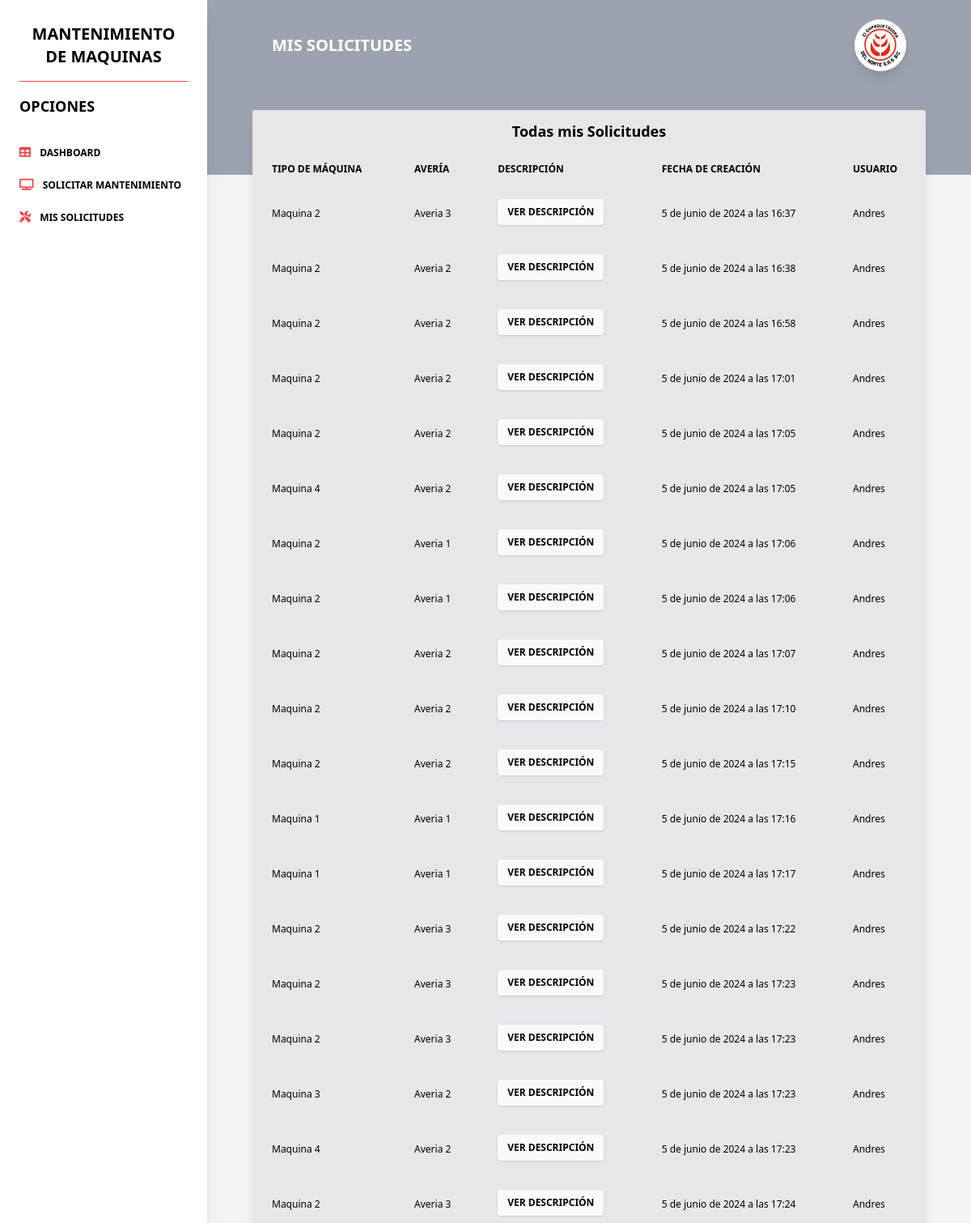
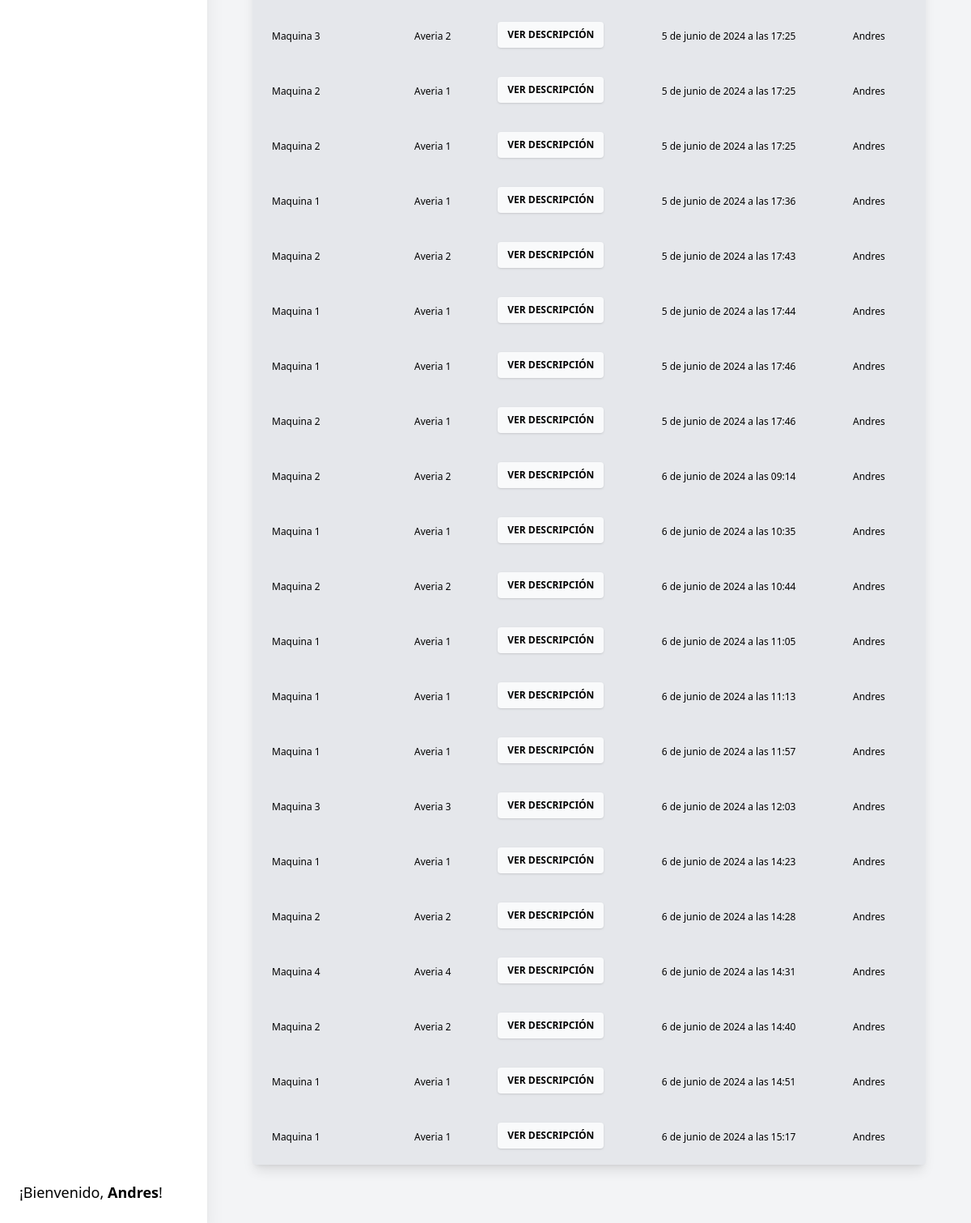
Screenshot of /missolicitudes/ (signed in) with the database file from the repository (2 pictures, top to bottom).
### apps/registro/models.py (models this page shows, shortened)
class SolicitudMantenimiento(models.Model):
    usuario = models.ForeignKey(User, on_delete=models.CASCADE)
    maquina = models.CharField(max_length=100)
    averia = models.CharField(max_length=100)
    descripcion = models.TextField()
    fecha_creacion = models.DateTimeField(auto_now_add=True)

### apps/registro/views.py (the view, shortened to what this page needs)
# urls.py: path('missolicitudes/', views.missolicitudes , name='missolicitudes'),
def missolicitudes(request):
    if request.method ==  "GET":
        if SolicitudMantenimiento.objects.all().exists():
            if request.user:
                solicitudes = SolicitudMantenimiento.objects.filter(usuario=request.user.id)
            else:
                solicitudes = SolicitudMantenimiento.objects.all()
            return render(request, 'missolicitudes.html', {'solicitudes': solicitudes})

### templates/missolicitudes.html (shortened to what this page needs)
{% extends "./layouts/base.html" %}
{% block content %}
</head>
<body class="text-blueGray-700 antialiased">
  <div id="root">
    <div class="md:ml-64 bg-gray-100 min-h-screen">
<div class=" bg-gray-400 pb-32 pt-6">
    <div class="px-4 md:px-10 mx-auto w-full">
      <div>
        <nav
        class="w-full bg-transparent md:flex-row md:flex-nowrap md:justify-start flex items-center"
      >
        <div
          class="w-full mx-autp items-center flex justify-between md:flex-nowrap flex-wrap md:px-10 px-4"
        >
          <a
            class="text-white text-xl uppercase hidden lg:inline-block font-semibold "
            >Mis solicitudes</a
          >
          <ul
            class="flex-col md:flex-row list-none items-center hidden md:flex"
          >
            <a
              class="text-blueGray-500 block"
              href="#pablo"
              onclick="openDropdown(event,'user-dropdown')"
            >
              <div class="items-center flex">
                <span
                  class="w-16 h-16 text-sm bg-white text-white inline-flex items-center justify-center rounded-full"
                  ><img
                    alt="..."
                    class="w-full rounded-full align-middle border-none shadow-lg"
                    src="../../static/img/logo.svg"
                /></span>
              </div>
            </a>
          </ul>
        </div>
      </nav>
      </div>
    </div>
  </div>
  <div class="px-4 md:px-10 mx-auto w-full -m-24">
    <div class="flex flex-wrap mt-4">
      <div class="w-full mb-12 px-4">
        <div class=" flex flex-col min-w-0 break-words w-full mb-6 shadow-lg rounded bg-gray-200">
          <div class="bg-gray-200 rounded-t mb-0 px-4 py-3 border-0">
            <div class="flex flex-wrap items-center">
              <div class=" w-full px-4 max-w-full flex-grow flex-1">
                <h3 class=" text-center font-semibold text-lg text-blueGray-700">
                      Todas mis Solicitudes
                    </h3>
                  </div>
                </div>
              </div>
              <div class="block w-full overflow-x-auto">
                <table class="items-center w-full bg-transparent border-collapse">
                  <thead>
                    <tr>
                      <th class="px-6 align-middle border border-solid py-3 text-xs uppercase border-l-0 border-r-0 whitespace-nowrap font-semibold text-left bg-blueGray-50 text-blueGray-500 border-blueGray-100">Tipo de máquina</th>
                      <th class="px-6 align-middle border border-solid py-3 text-xs uppercase border-l-0 border-r-0 whitespace-nowrap font-semibold text-left bg-blueGray-50 text-blueGray-500 border-blueGray-100">Avería</th>
                      <th class="px-6 align-middle border border-solid py-3 text-xs uppercase border-l-0 border-r-0 whitespace-nowrap font-semibold text-left bg-blueGray-50 text-blueGray-500 border-blueGray-100">Descripción</th>
                      <th class="px-6 align-middle border border-solid py-3 text-xs uppercase border-l-0 border-r-0 whitespace-nowrap font-semibold text-left bg-blueGray-50 text-blueGray-500 border-blueGray-100">Fecha de creación</th>
                      <th class="px-6 align-middle border border-solid py-3 text-xs uppercase border-l-0 border-r-0 whitespace-nowrap font-semibold text-left bg-blueGray-50 text-blueGray-500 border-blueGray-100">Usuario</th>
                    </tr>
                  </thead>
                  <tbody>
                    {% for solicitud in solicitudes %}
                    <tr>
                      <td class="border-t-0 px-6 align-middle border-l-0 border-r-0 text-xs whitespace-nowrap p-4">{{ solicitud.maquina }}</td>
                      <td class="border-t-0 px-6 align-middle border-l-0 border-r-0 text-xs whitespace-nowrap p-4">{{ solicitud.averia }}</td>
                      <td class="border-t-0 px-6 align-middle border-l-0 border-r-0 text-xs whitespace-nowrap p-4">
                        <button
                          class="bg-gray-50 text-black font-semibold uppercase text-xs px-3 py-2 rounded shadow hover:shadow-sm outline-none focus:outline-none mr-1 mb-1 ease-linear transition-all duration-150"
                          type="button"
                          onclick="toggleModal('regular-modal-id-{{solicitud.id}}')"
                        >
                          Ver descripción
                        </button>
                      </td>
                      <td class="border-t-0 px-6 align-middle border-l-0 border-r-0 text-xs whitespace-nowrap p-4">{{ solicitud.fecha_creacion }}</td>
                      <td class="border-t-0 px-6 align-middle border-l-0 border-r-0 text-xs whitespace-nowrap p-4">{{ solicitud.usuario }}</td>
                    </tr>
                    {% endfor %}
                  </tbody>
                </table>
              </div>
            </div>
          </div>
        </div>
      </div>
    </div>
  </div>
</body>
</html>
{% endblock%}

### templates/layouts/partials/menu.html (shortened to what this page needs)
<nav
        class="md:left-0 md:block md:fixed md:top-0 md:bottom-0 md:overflow-y-auto md:flex-row md:flex-nowrap md:overflow-hidden shadow-xl bg-white flex flex-wrap items-center justify-between relative md:w-64 z-10 py-4 px-6"
      >
        <div
          class="md:flex-col md:items-stretch md:min-h-full md:flex-nowrap px-0 flex flex-wrap items-center justify-between w-full mx-auto"
        >
          <a
            class="md:block  md:pb-3 text-black mr-0 inline-block text-center text-xl uppercase font-bold py-3"
          >
            mantenimiento de maquinas
          </a>
          <div
            class="md:flex md:flex-col md:items-stretch md:opacity-100 md:relative  md:shadow-none shadow absolute top-0 left-0 right-0 z-40 overflow-y-auto overflow-x-hidden h-auto items-center flex-1 rounded hidden"
            id="example-collapse-sidebar"
          >
            <hr class="my-1 md:min-w-full"
                style="border-color:#ef4444;" />
            <h6
              class="md:min-w-full text-black text-lg uppercase font-bold block pt-3 pb-6 no-underline"
            >
              OPCIONES
            </h6>
            <ul class="md:flex-col md:min-w-full flex flex-col list-none flex-1">
              <li class="items-center">
                <a
                href="http://127.0.0.1:8000/dashboard/"
                  class="text-xs uppercase py-3 font-bold block text-black hover:text-gray-500"
                >
                  <i class="fas fa-table mr-2 text-sm text-red-500"></i>
                Dashboard
                </a>
              </li>
              <li class="items-center">
                <a
                  href="http://127.0.0.1:8000/solicitarman/"
                  class="text-xs uppercase py-3 font-bold block text-black hover:text-gray-500"
                >
                  <i class="fas fa-tv mr-2 text-sm text-red-500 "></i>
                  SOLICITAR MANTENIMIENTO
                </a>
              </li>
              <li class="items-center">
                <a
                  href="http://127.0.0.1:8000/missolicitudes"
                  class="text-xs uppercase py-3 font-bold block text-black hover:text-gray-500"
                >
                  <i class="fas fa-tools mr-2 text-sm text-red-500"></i>
                  MIS SOLICITUDES
                </a>
              </li>
            </ul>
            <div class="mt-20">
                {% if user.is_authenticated %}
                    <p class="text-lg mb-2">¡Bienvenido, <span class="font-bold">{{ user.username }}</span>!</p>
                {% else %}
                    <p class="text-sm mb-2">No has iniciado sesión.</p>
                    <a href="{% url 'login' %}" class="text-xs font-bold text-red-500 hover:text-red-700">Iniciar sesión</a>
                {% endif %}
            </div>
      </nav>

### rows the page displays
SolicitudMantenimiento: maquina "Maquina 2", averia "Averia 3", fecha_creacion "5 de junio de 2024 a las 16:37", usuario "Andres"
SolicitudMantenimiento: maquina "Maquina 2", averia "Averia 2", fecha_creacion "5 de junio de 2024 a las 16:38", usuario "Andres"
SolicitudMantenimiento: maquina "Maquina 2", averia "Averia 2", fecha_creacion "5 de junio de 2024 a las 16:58", usuario "Andres"
SolicitudMantenimiento: maquina "Maquina 2", averia "Averia 2", fecha_creacion "5 de junio de 2024 a las 17:01", usuario "Andres"
SolicitudMantenimiento: maquina "Maquina 2", averia "Averia 2", fecha_creacion "5 de junio de 2024 a las 17:05", usuario "Andres"
SolicitudMantenimiento: maquina "Maquina 4", averia "Averia 2", fecha_creacion "5 de junio de 2024 a las 17:05", usuario "Andres"
SolicitudMantenimiento: maquina "Maquina 2", averia "Averia 1", fecha_creacion "5 de junio de 2024 a las 17:06", usuario "Andres"
SolicitudMantenimiento: maquina "Maquina 2", averia "Averia 1", fecha_creacion "5 de junio de 2024 a las 17:06", usuario "Andres"
SolicitudMantenimiento: maquina "Maquina 2", averia "Averia 2", fecha_creacion "5 de junio de 2024 a las 17:07", usuario "Andres"
SolicitudMantenimiento: maquina "Maquina 2", averia "Averia 2", fecha_creacion "5 de junio de 2024 a las 17:10", usuario "Andres"
SolicitudMantenimiento: maquina "Maquina 2", averia "Averia 2", fecha_creacion "5 de junio de 2024 a las 17:15", usuario "Andres"
SolicitudMantenimiento: maquina "Maquina 1", averia "Averia 1", fecha_creacion "5 de junio de 2024 a las 17:16", usuario "Andres"
SolicitudMantenimiento: maquina "Maquina 1", averia "Averia 1", fecha_creacion "5 de junio de 2024 a las 17:17", usuario "Andres"
SolicitudMantenimiento: maquina "Maquina 2", averia "Averia 3", fecha_creacion "5 de junio de 2024 a las 17:22", usuario "Andres"
SolicitudMantenimiento: maquina "Maquina 2", averia "Averia 3", fecha_creacion "5 de junio de 2024 a las 17:23", usuario "Andres"
SolicitudMantenimiento: maquina "Maquina 2", averia "Averia 3", fecha_creacion "5 de junio de 2024 a las 17:23", usuario "Andres"
SolicitudMantenimiento: maquina "Maquina 3", averia "Averia 2", fecha_creacion "5 de junio de 2024 a las 17:23", usuario "Andres"
SolicitudMantenimiento: maquina "Maquina 4", averia "Averia 2", fecha_creacion "5 de junio de 2024 a las 17:23", usuario "Andres"
SolicitudMantenimiento: maquina "Maquina 2", averia "Averia 3", fecha_creacion "5 de junio de 2024 a las 17:24", usuario "Andres"
SolicitudMantenimiento: maquina "Maquina 3", averia "Averia 2", fecha_creacion "5 de junio de 2024 a las 17:25", usuario "Andres"
SolicitudMantenimiento: maquina "Maquina 2", averia "Averia 1", fecha_creacion "5 de junio de 2024 a las 17:25", usuario "Andres"
SolicitudMantenimiento: maquina "Maquina 2", averia "Averia 1", fecha_creacion "5 de junio de 2024 a las 17:25", usuario "Andres"
SolicitudMantenimiento: maquina "Maquina 1", averia "Averia 1", fecha_creacion "5 de junio de 2024 a las 17:36", usuario "Andres"
SolicitudMantenimiento: maquina "Maquina 2", averia "Averia 2", fecha_creacion "5 de junio de 2024 a las 17:43", usuario "Andres"
SolicitudMantenimiento: maquina "Maquina 1", averia "Averia 1", fecha_creacion "5 de junio de 2024 a las 17:44", usuario "Andres"
SolicitudMantenimiento: maquina "Maquina 1", averia "Averia 1", fecha_creacion "5 de junio de 2024 a las 17:46", usuario "Andres"
SolicitudMantenimiento: maquina "Maquina 2", averia "Averia 1", fecha_creacion "5 de junio de 2024 a las 17:46", usuario "Andres"
SolicitudMantenimiento: maquina "Maquina 2", averia "Averia 2", fecha_creacion "6 de junio de 2024 a las 09:14", usuario "Andres"
SolicitudMantenimiento: maquina "Maquina 1", averia "Averia 1", fecha_creacion "6 de junio de 2024 a las 10:35", usuario "Andres"
SolicitudMantenimiento: maquina "Maquina 2", averia "Averia 2", fecha_creacion "6 de junio de 2024 a las 10:44", usuario "Andres"
SolicitudMantenimiento: maquina "Maquina 1", averia "Averia 1", fecha_creacion "6 de junio de 2024 a las 11:05", usuario "Andres"
SolicitudMantenimiento: maquina "Maquina 1", averia "Averia 1", fecha_creacion "6 de junio de 2024 a las 11:13", usuario "Andres"
SolicitudMantenimiento: maquina "Maquina 1", averia "Averia 1", fecha_creacion "6 de junio de 2024 a las 11:57", usuario "Andres"
SolicitudMantenimiento: maquina "Maquina 3", averia "Averia 3", fecha_creacion "6 de junio de 2024 a las 12:03", usuario "Andres"
SolicitudMantenimiento: maquina "Maquina 1", averia "Averia 1", fecha_creacion "6 de junio de 2024 a las 14:23", usuario "Andres"
SolicitudMantenimiento: maquina "Maquina 2", averia "Averia 2", fecha_creacion "6 de junio de 2024 a las 14:28", usuario "Andres"
SolicitudMantenimiento: maquina "Maquina 4", averia "Averia 4", fecha_creacion "6 de junio de 2024 a las 14:31", usuario "Andres"
SolicitudMantenimiento: maquina "Maquina 2", averia "Averia 2", fecha_creacion "6 de junio de 2024 a las 14:40", usuario "Andres"
SolicitudMantenimiento: maquina "Maquina 1", averia "Averia 1", fecha_creacion "6 de junio de 2024 a las 14:51", usuario "Andres"
SolicitudMantenimiento: maquina "Maquina 1", averia "Averia 1", fecha_creacion "6 de junio de 2024 a las 15:17", usuario "Andres"

### other values shown
{{ user.username }} "Andres"
